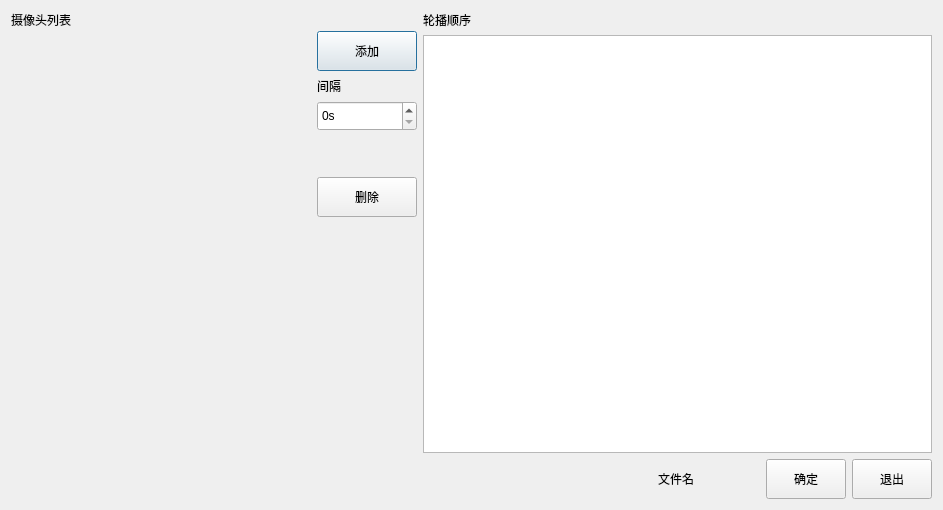
<?xml version="1.0" encoding="UTF-8"?>
<ui version="4.0">
 <class>PlayAlternateNewDialog</class>
 <widget class="QDialog" name="PlayAlternateNewDialog">
  <property name="geometry">
   <rect>
    <x>0</x>
    <y>0</y>
    <width>943</width>
    <height>510</height>
   </rect>
  </property>
  <property name="windowTitle">
   <string>Dialog</string>
  </property>
  <layout class="QVBoxLayout" name="verticalLayout_4">
   <item>
    <layout class="QHBoxLayout" name="horizontalLayout_2" stretch="0,0,1">
     <item>
      <widget class="QFrame" name="frame_camera">
       <property name="minimumSize">
        <size>
         <width>300</width>
         <height>0</height>
        </size>
       </property>
       <property name="maximumSize">
        <size>
         <width>300</width>
         <height>16777215</height>
        </size>
       </property>
       <layout class="QVBoxLayout" name="verticalLayout_3" stretch="0,1">
        <property name="leftMargin">
         <number>0</number>
        </property>
        <property name="topMargin">
         <number>0</number>
        </property>
        <property name="rightMargin">
         <number>0</number>
        </property>
        <property name="bottomMargin">
         <number>0</number>
        </property>
        <item>
         <widget class="QLabel" name="label">
          <property name="text">
           <string>摄像头列表</string>
          </property>
         </widget>
        </item>
        <item>
         <widget class="TreeVideoViewSearchUrl" name="treeView" native="true"/>
        </item>
       </layout>
      </widget>
     </item>
     <item>
      <layout class="QVBoxLayout" name="verticalLayout" stretch="0,0,0,0,0,0,1">
       <item>
        <widget class="QLabel" name="label_3">
         <property name="text">
          <string/>
         </property>
        </widget>
       </item>
       <item>
        <widget class="QPushButton" name="pushButton_add">
         <property name="minimumSize">
          <size>
           <width>100</width>
           <height>40</height>
          </size>
         </property>
         <property name="text">
          <string>添加</string>
         </property>
        </widget>
       </item>
       <item>
        <widget class="QLabel" name="label_5">
         <property name="text">
          <string>间隔</string>
         </property>
        </widget>
       </item>
       <item>
        <widget class="QSpinBox" name="spinBox">
         <property name="minimumSize">
          <size>
           <width>0</width>
           <height>30</height>
          </size>
         </property>
         <property name="suffix">
          <string>s</string>
         </property>
        </widget>
       </item>
       <item>
        <spacer name="verticalSpacer">
         <property name="orientation">
          <enum>Qt::Vertical</enum>
         </property>
         <property name="sizeHint" stdset="0">
          <size>
           <width>20</width>
           <height>40</height>
          </size>
         </property>
        </spacer>
       </item>
       <item>
        <widget class="QPushButton" name="pushButton_del">
         <property name="minimumSize">
          <size>
           <width>100</width>
           <height>40</height>
          </size>
         </property>
         <property name="text">
          <string>删除</string>
         </property>
        </widget>
       </item>
       <item>
        <spacer name="verticalSpacer_2">
         <property name="orientation">
          <enum>Qt::Vertical</enum>
         </property>
         <property name="sizeHint" stdset="0">
          <size>
           <width>20</width>
           <height>40</height>
          </size>
         </property>
        </spacer>
       </item>
      </layout>
     </item>
     <item>
      <layout class="QVBoxLayout" name="verticalLayout_2">
       <item>
        <widget class="QLabel" name="label_2">
         <property name="text">
          <string>轮播顺序</string>
         </property>
        </widget>
       </item>
       <item>
        <widget class="lds_tableview" name="tableView"/>
       </item>
      </layout>
     </item>
    </layout>
   </item>
   <item>
    <layout class="QHBoxLayout" name="horizontalLayout">
     <item>
      <spacer name="horizontalSpacer">
       <property name="orientation">
        <enum>Qt::Horizontal</enum>
       </property>
       <property name="sizeHint" stdset="0">
        <size>
         <width>40</width>
         <height>20</height>
        </size>
       </property>
      </spacer>
     </item>
     <item>
      <widget class="QLabel" name="label_4">
       <property name="text">
        <string>文件名</string>
       </property>
      </widget>
     </item>
     <item>
      <widget class="LineEditX" name="lineEdit" native="true">
       <property name="minimumSize">
        <size>
         <width>60</width>
         <height>0</height>
        </size>
       </property>
      </widget>
     </item>
     <item>
      <widget class="QPushButton" name="pushButton_ok">
       <property name="minimumSize">
        <size>
         <width>80</width>
         <height>40</height>
        </size>
       </property>
       <property name="text">
        <string>确定</string>
       </property>
      </widget>
     </item>
     <item>
      <widget class="QPushButton" name="pushButton_exit">
       <property name="minimumSize">
        <size>
         <width>80</width>
         <height>40</height>
        </size>
       </property>
       <property name="text">
        <string>退出</string>
       </property>
      </widget>
     </item>
    </layout>
   </item>
  </layout>
 </widget>
 <customwidgets>
  <customwidget>
   <class>TreeVideoViewSearchUrl</class>
   <extends>QWidget</extends>
   <header>treevideoviewsearchurl.h</header>
   <container>1</container>
  </customwidget>
  <customwidget>
   <class>LineEditX</class>
   <extends>QWidget</extends>
   <header>lineeditx.h</header>
   <container>1</container>
  </customwidget>
  <customwidget>
   <class>lds_tableview</class>
   <extends>QTableView</extends>
   <header>lds_tableview.h</header>
  </customwidget>
 </customwidgets>
 <resources/>
 <connections/>
</ui>
